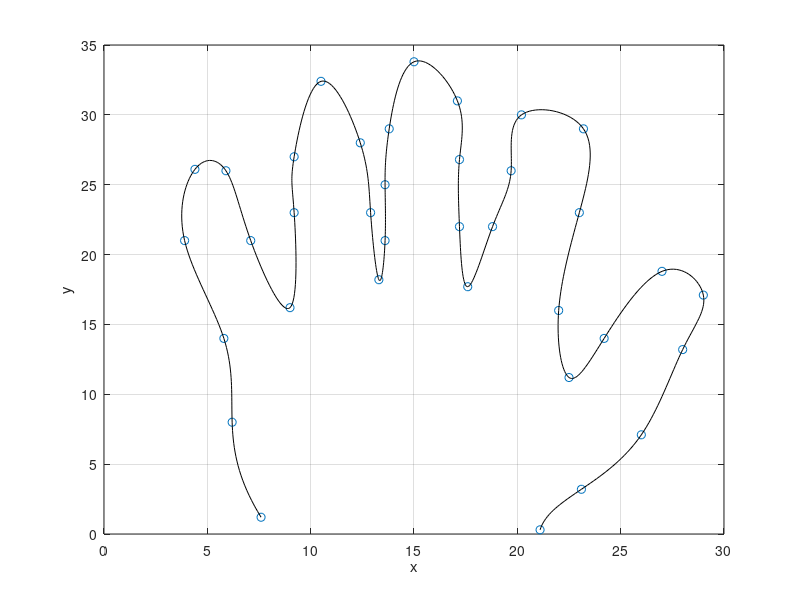

Here is the MATLAB script that generated this plot:
% MYHAND  Use a parametric curve, and interpolating cubic splines, to draw
% a nice curved outline of my hand.  Starts from hand-gridded samples.

xy = [21.1  0.3;
      23.1  3.2;
      26.0  7.1;
      28.0 13.2;
      29.0 17.1; % 5
      27.0 18.8;
      24.2 14.0;
      22.5 11.2;
      22.0 16.0;
      23.0 23.0; % 10
      23.2 29.0;
      20.2 30.0;
      19.7 26.0;
      18.8 22.0;
      17.6 17.7; % 15
      17.2 22.0;
      17.2 26.8;
      17.1 31.0;
      15.0 33.8;
      13.8 29.0; % 20
      13.6 25.0;
      13.6 21.0;
      13.3 18.2;
      12.9 23.0;
      12.4 28.0; % 25
      10.5 32.4;
       9.2 27.0;
       9.2 23.0;
       9.0 16.2;
       7.1 21.0; % 30
       5.9 26.0;
       4.4 26.1;
       3.9 21.0;
       5.8 14.0;
       6.2  8.0; % 35
       7.6  1.2];

n = size(xy,1);  % n=36 points
t = 1:n;

figure('Position', [100 100 550 600])
tt = 1:.05:n;  % for plotting
xx = interp1(t, xy(:,1), tt, 'spline');
yy = interp1(t, xy(:,2), tt, 'spline');
plot(xy(:,1), xy(:,2), 'o', xx, yy, 'k')
xlabel x,  ylabel y,  grid on
